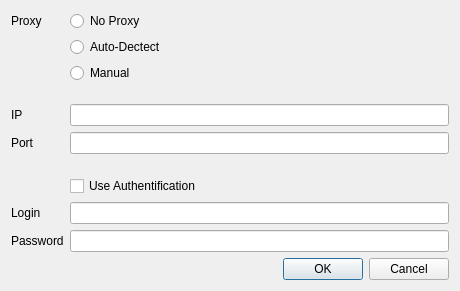
<?xml version="1.0" encoding="UTF-8"?>
<ui version="4.0">
 <class>DialogProxy</class>
 <widget class="QDialog" name="DialogProxy">
  <property name="geometry">
   <rect>
    <x>0</x>
    <y>0</y>
    <width>460</width>
    <height>291</height>
   </rect>
  </property>
  <property name="windowTitle">
   <string>Dialog</string>
  </property>
  <layout class="QVBoxLayout" name="verticalLayout_2">
   <item>
    <layout class="QVBoxLayout" name="verticalLayout">
     <item>
      <layout class="QFormLayout" name="formLayout">
       <item row="4" column="1">
        <widget class="QLineEdit" name="lineEdit"/>
       </item>
       <item row="8" column="0">
        <widget class="QLabel" name="label_2">
         <property name="text">
          <string>Login</string>
         </property>
        </widget>
       </item>
       <item row="8" column="1">
        <widget class="QLineEdit" name="lineEdit_2"/>
       </item>
       <item row="9" column="0">
        <widget class="QLabel" name="label_3">
         <property name="text">
          <string>Password</string>
         </property>
        </widget>
       </item>
       <item row="4" column="0">
        <widget class="QLabel" name="label">
         <property name="text">
          <string>IP</string>
         </property>
        </widget>
       </item>
       <item row="5" column="0">
        <widget class="QLabel" name="label_4">
         <property name="text">
          <string>Port</string>
         </property>
        </widget>
       </item>
       <item row="5" column="1">
        <widget class="QLineEdit" name="lineEdit_4"/>
       </item>
       <item row="6" column="0" colspan="2">
        <spacer name="verticalSpacer">
         <property name="orientation">
          <enum>Qt::Vertical</enum>
         </property>
         <property name="sizeHint" stdset="0">
          <size>
           <width>20</width>
           <height>10</height>
          </size>
         </property>
        </spacer>
       </item>
       <item row="1" column="1">
        <widget class="QRadioButton" name="radioButton_2">
         <property name="text">
          <string>Auto-Dectect</string>
         </property>
        </widget>
       </item>
       <item row="2" column="1">
        <widget class="QRadioButton" name="radioButton_3">
         <property name="text">
          <string>Manual</string>
         </property>
        </widget>
       </item>
       <item row="7" column="1">
        <widget class="QCheckBox" name="checkBox">
         <property name="text">
          <string>Use Authentification</string>
         </property>
        </widget>
       </item>
       <item row="3" column="0" colspan="2">
        <spacer name="verticalSpacer_2">
         <property name="orientation">
          <enum>Qt::Vertical</enum>
         </property>
         <property name="sizeHint" stdset="0">
          <size>
           <width>20</width>
           <height>10</height>
          </size>
         </property>
        </spacer>
       </item>
       <item row="0" column="0">
        <widget class="QLabel" name="label_5">
         <property name="text">
          <string>Proxy</string>
         </property>
        </widget>
       </item>
       <item row="0" column="1">
        <widget class="QRadioButton" name="radioButton">
         <property name="text">
          <string>No Proxy</string>
         </property>
        </widget>
       </item>
       <item row="9" column="1">
        <widget class="QLineEdit" name="lineEdit_3"/>
       </item>
      </layout>
     </item>
    </layout>
   </item>
   <item>
    <widget class="QDialogButtonBox" name="buttonBox">
     <property name="orientation">
      <enum>Qt::Horizontal</enum>
     </property>
     <property name="standardButtons">
      <set>QDialogButtonBox::Cancel|QDialogButtonBox::Ok</set>
     </property>
    </widget>
   </item>
  </layout>
 </widget>
 <resources/>
 <connections>
  <connection>
   <sender>buttonBox</sender>
   <signal>accepted()</signal>
   <receiver>DialogProxy</receiver>
   <slot>accept()</slot>
   <hints>
    <hint type="sourcelabel">
     <x>202</x>
     <y>272</y>
    </hint>
    <hint type="destinationlabel">
     <x>191</x>
     <y>271</y>
    </hint>
   </hints>
  </connection>
  <connection>
   <sender>buttonBox</sender>
   <signal>rejected()</signal>
   <receiver>DialogProxy</receiver>
   <slot>reject()</slot>
   <hints>
    <hint type="sourcelabel">
     <x>72</x>
     <y>274</y>
    </hint>
    <hint type="destinationlabel">
     <x>56</x>
     <y>271</y>
    </hint>
   </hints>
  </connection>
  <connection>
   <sender>radioButton</sender>
   <signal>toggled(bool)</signal>
   <receiver>DialogProxy</receiver>
   <slot>CheckProxySettings(bool)</slot>
   <hints>
    <hint type="sourcelabel">
     <x>256</x>
     <y>21</y>
    </hint>
    <hint type="destinationlabel">
     <x>301</x>
     <y>44</y>
    </hint>
   </hints>
  </connection>
  <connection>
   <sender>radioButton_2</sender>
   <signal>toggled(bool)</signal>
   <receiver>DialogProxy</receiver>
   <slot>CheckProxySettings(bool)</slot>
   <hints>
    <hint type="sourcelabel">
     <x>235</x>
     <y>42</y>
    </hint>
    <hint type="destinationlabel">
     <x>318</x>
     <y>70</y>
    </hint>
   </hints>
  </connection>
  <connection>
   <sender>radioButton_3</sender>
   <signal>toggled(bool)</signal>
   <receiver>DialogProxy</receiver>
   <slot>CheckProxySettings(bool)</slot>
   <hints>
    <hint type="sourcelabel">
     <x>212</x>
     <y>67</y>
    </hint>
    <hint type="destinationlabel">
     <x>341</x>
     <y>90</y>
    </hint>
   </hints>
  </connection>
 </connections>
 <slots>
  <slot>CheckProxySettings(bool)</slot>
 </slots>
</ui>
